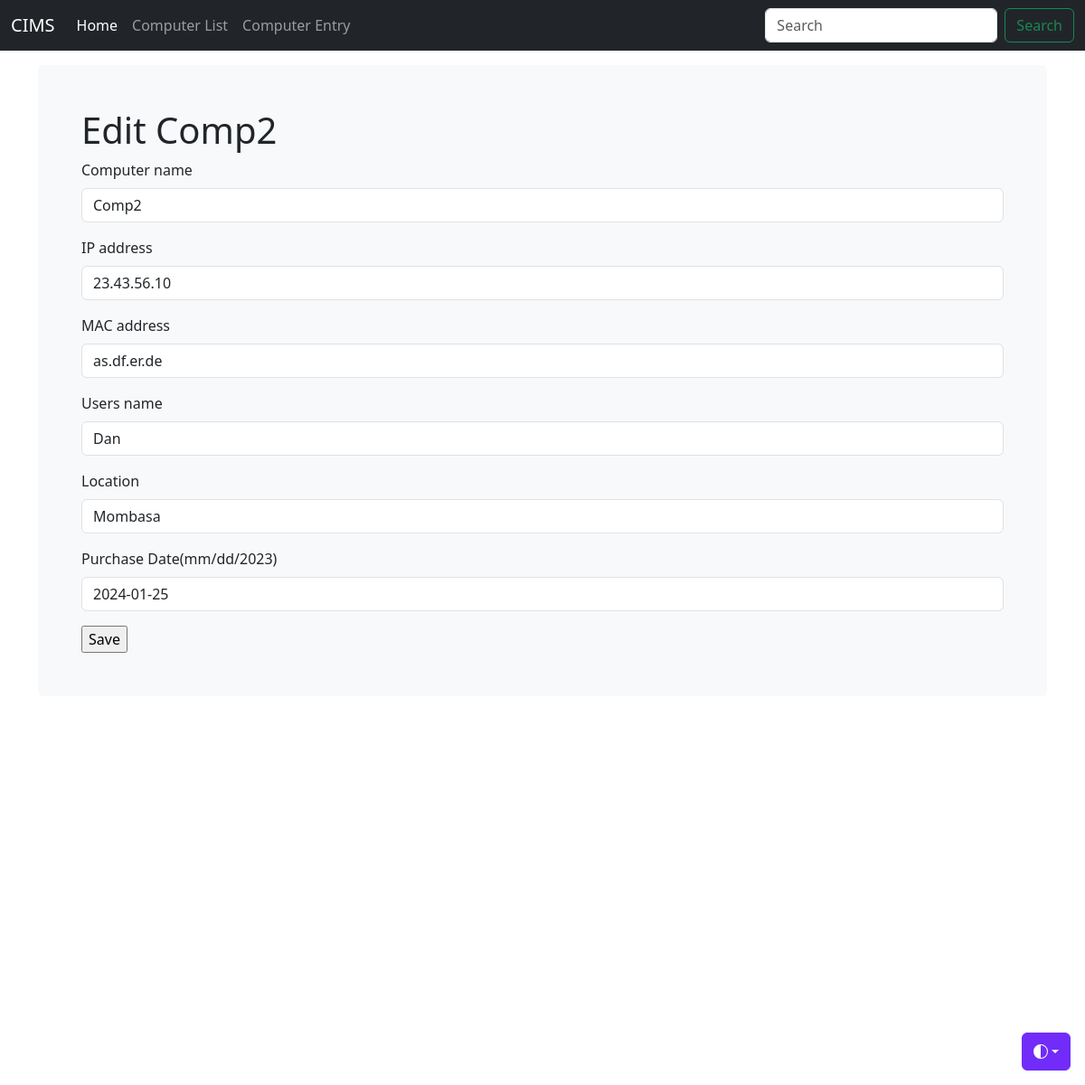
/computer_list/2/, run on an earlier commit of the app's database.
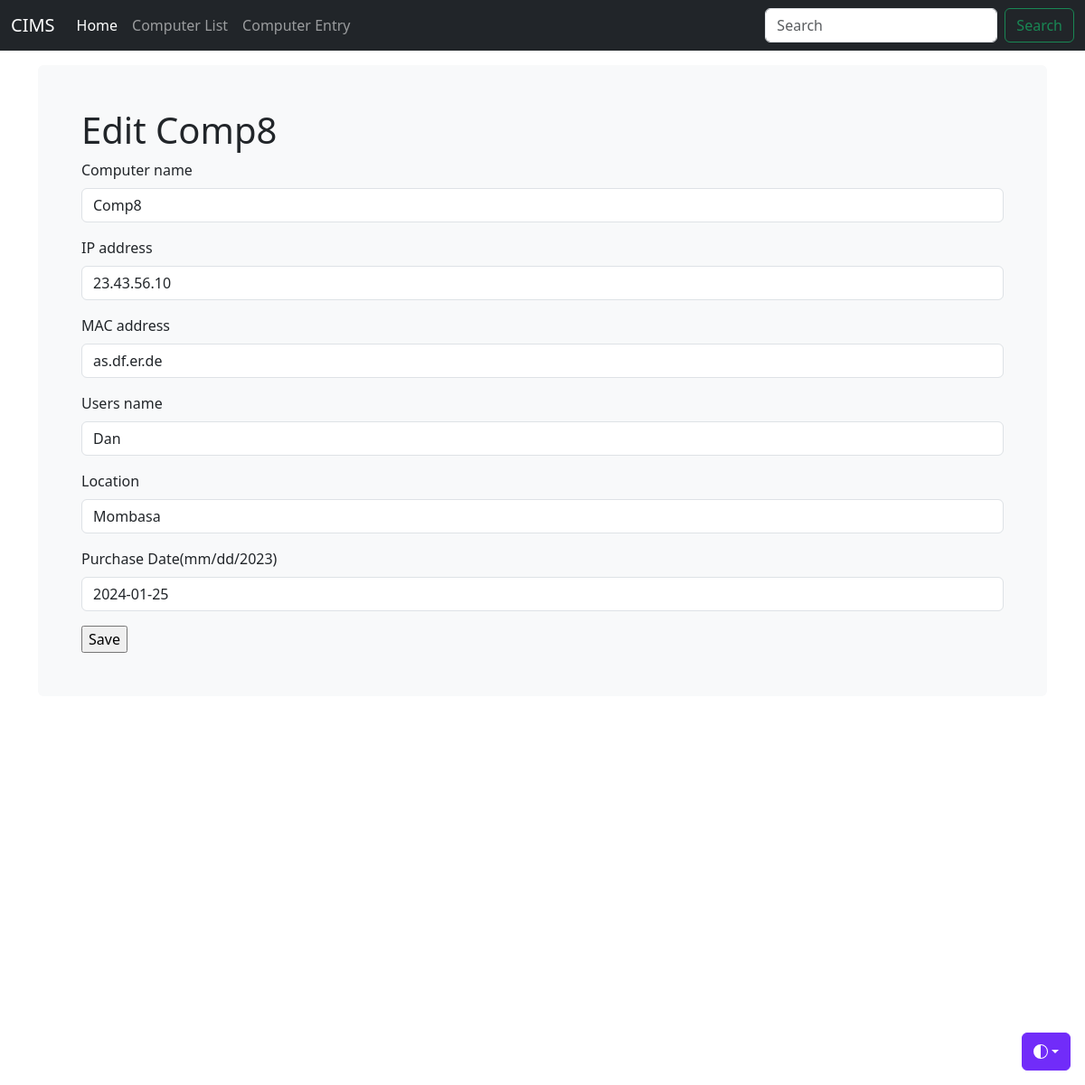
And on a later commit of the database.
### inventoryapp/models.py (models this page shows)
class Computer(models.Model):
    computer_name = models.CharField(max_length=30)
    IP_address = models.CharField(max_length=30)
    MAC_address = models.CharField(max_length=30)
    users_name = models.CharField(max_length=30)
    location = models.CharField(max_length=30)
    purchase_date=models.DateField("Purchase Date(mm/dd/2023)",auto_now_add=False, auto_now=False, blank=True, null=True)
    timestamp=models.DateField(auto_now_add=True, auto_now=False, blank=True)

### inventoryapp/views.py (the view)
# urls.py: re_path(r'^computer_list/(?P<id>\d+)/$', computer_edit, name='computer_edit'),
def computer_edit(request, id=None):
    instance = get_object_or_404(Computer, id=id)
    form = ComputerForm(request.POST or None, instance=instance)
    if form.is_valid():
        instance = form.save(commit=False)
        instance.save()
        return redirect('/computer_list')
    context = {
        "title": 'Edit ' + str(instance.computer_name),
        "instance": instance,
        "form": form,
    }
    return render(request, "computer_entry.html", context)

### inventoryapp/forms.py
class ComputerForm(forms.ModelForm):
   class Meta:
     model = Computer
     fields = ['computer_name', 'IP_address', 'MAC_address', 'users_name', 'location', 'purchase_date']

### inventoryapp/templates/computer_entry.html (shortened to what this page needs)
{% load static %} {% load django_bootstrap5 %}
<!DOCTYPE html>
<html lang="en" data-bs-theme="auto">
  <head>
    <link
      rel="stylesheet"
      href="https://cdn.jsdelivr.net/npm/@docsearch/css@3"
    />
    <link
      href="{% static 'css/bootstrap.min.css' %}"
      rel="stylesheet"
    />
    <link
      href="{% static 'js/jquery-ui-1.13.2/jquery-ui.min.css' %}"
      rel="stylesheet"
    />
    <link
      href="{% static 'js/jquery-ui-1.13.2/jquery-ui.structure.min.css' %}"
      rel="stylesheet"
    />
    <link
      href="{% static 'js/jquery-ui-1.13.2/jquery-ui.theme.min.css' %}"
      rel="stylesheet"
    />
    <link href="{% static 'css/stylesheet.css' %}" rel="stylesheet" />
    <link href="{% static 'css/navbar-fixed.css' %}" rel="stylesheet" />
  </head>
  <body>
    <div
      class="dropdown position-fixed bottom-0 end-0 mb-3 me-3 bd-mode-toggle"
    >
      <button
        class="btn btn-bd-primary py-2 dropdown-toggle d-flex align-items-center"
        id="bd-theme"
        type="button"
        aria-expanded="false"
        data-bs-toggle="dropdown"
        aria-label="Toggle theme (auto)"
      >
        <svg class="bi my-1 theme-icon-active" width="1em" height="1em">
          <use href="#circle-half"></use>
        </svg>
      </button>
    </div>
    {% include 'navbar.html' %}
    <main class="container">
      <div class="bg-body-tertiary p-5 rounded">
        <h1>{{ title }}</h1>
        <form method="post" action="">
          {% csrf_token %} {% for field in form %} {% bootstrap_field field %}
          {% endfor %}
          <input type="submit" value="Save" />
        </form>
      </div>
    </main>
  </body>
</html>

What changed in the data, as far as the page shows it:
changed Computer "as.df.er.de": computer_name "Comp2" → "Comp8"
Also different on the page:
{{ title }}: "Edit Comp2" → "Edit Comp8"
